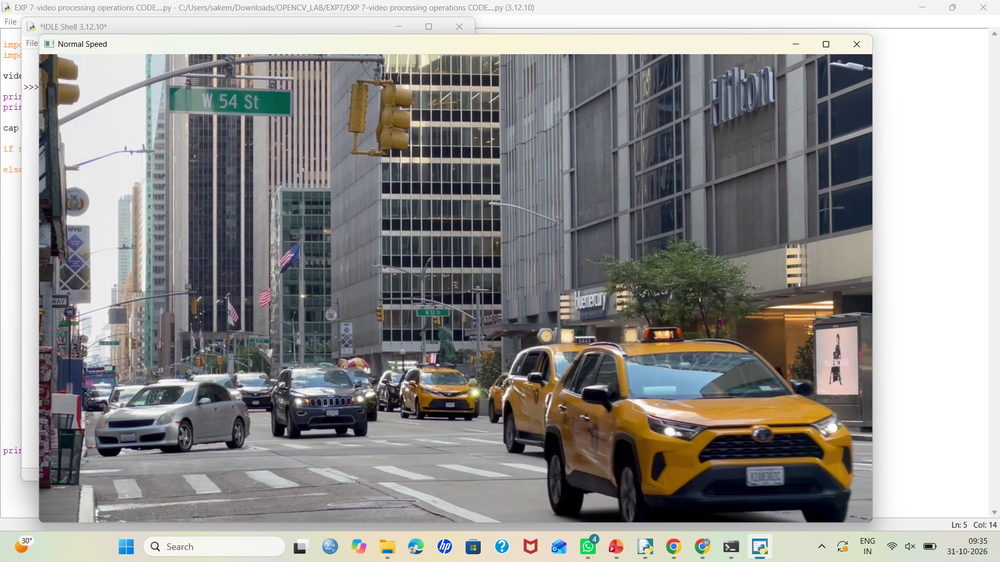
#> input picture EXP7-VIDEO PROCESSING NORMAL SPEED OP.png, 1000 x 562 px, shrunk from 1920 x 1080 before the run
$ python 'EXP 37-SUBTRACT FOREGROUND CODE.py'
#> lines starting #> are read from the running program, lines starting #| are printed output that depends on the picture; after the words box and inside, x2 and y2 are one past the last pixel; in counts of white or black regions, pixels touching at a corner belong together
#> the answer given: EXP7-VIDEO PROCESSING NORMAL SPEED OP.png

import cv2
import numpy as np
from tkinter import Tk, filedialog

def subtract_foreground(image_path):
    image = cv2.imread(image_path)
#> image is the input picture: shape (562, 1000, 3); mean B, G, R 145.2, 147, 148.2

    if image is None:
        print("Image not found!")
        return

    hsv = cv2.cvtColor(image, cv2.COLOR_BGR2HSV)
#> hsv: shape (562, 1000, 3); mean H, S, V 63.8, 36.1, 154

    lower = np.array([35, 40, 40])
    upper = np.array([85, 255, 255])

    mask = cv2.inRange(hsv, lower, upper)
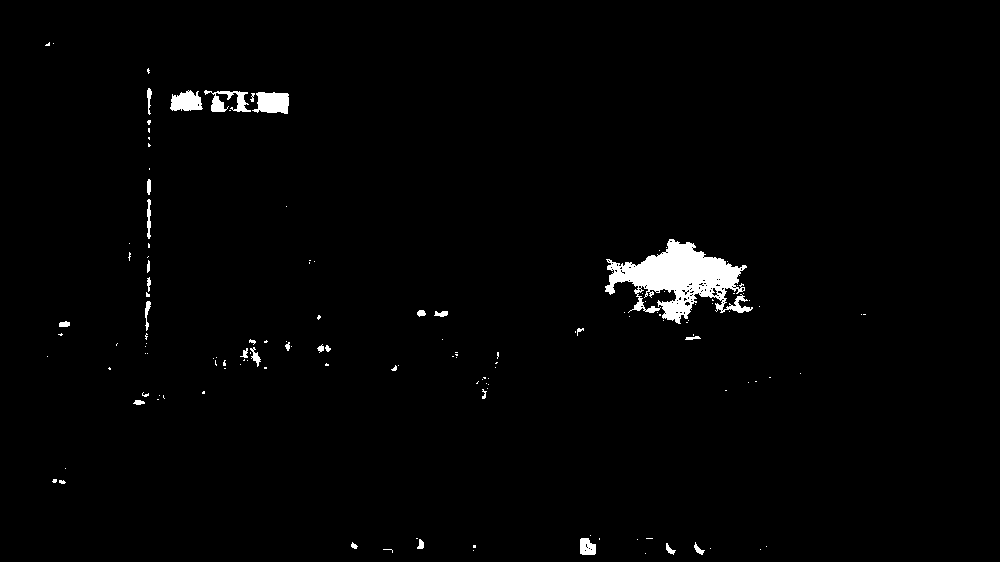
#> mask: shape (562, 1000); 1.6% white; 139 white regions (108 under 20 px), largest, box (x1, y1, x2, y2) and area: (605, 239, 753, 324) 5659, (252, 92, 289, 114) 630, (170, 90, 203, 111) 503
    result = cv2.bitwise_and(image, image, mask=mask)
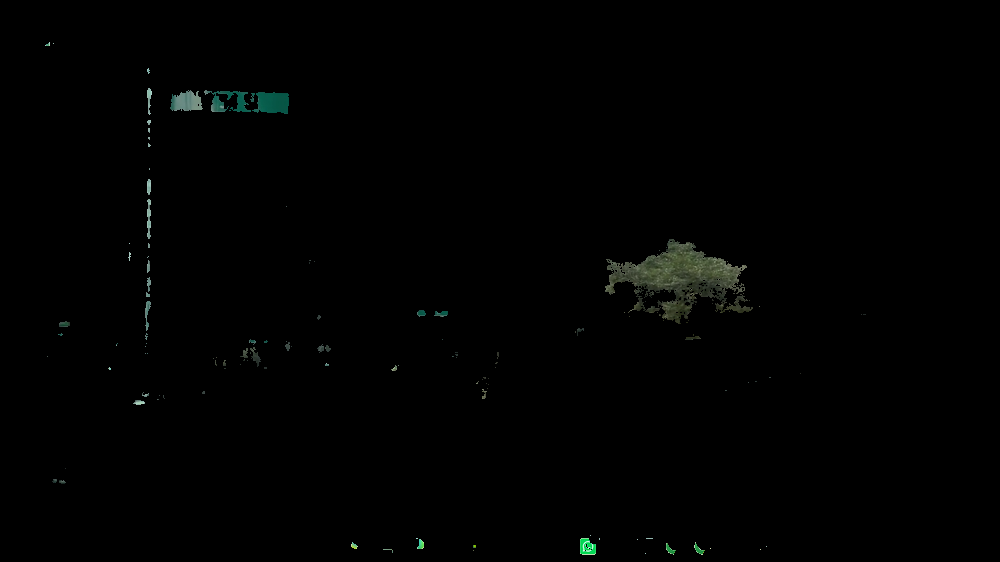
#> result: shape (562, 1000, 3); mean B, G, R 1.2, 1.5, 1.1

    cv2.imshow("Original Image", image)
    cv2.imshow("Foreground Extracted", result)

    cv2.waitKey(0)
    cv2.destroyAllWindows()

root = Tk()
root.withdraw()

path = filedialog.askopenfilename(
    title="Select Image",
    filetypes=[("Images", "*.png *.jpg *.jpeg *.bmp")]
)

root.destroy()

if path:
    subtract_foreground(path)
else:
    print("No image selected!")
